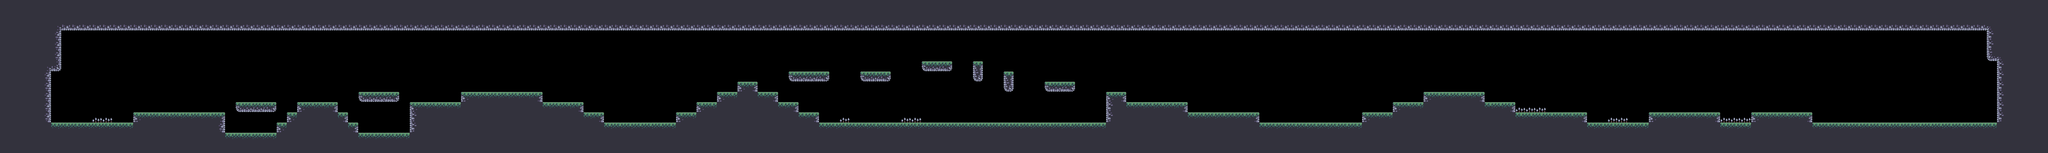

The image is a tile-based game level rendered from a .tmx file. Its description and source (layers, tilesets, objects; grid data summarised) follow:
An orthogonal 200x15 tile map with 32x32 px tiles, 2 tile layers (Terrain, obstacles), 2 tilesets and 39 objects (20x coin, 9x enemy, 6x spikes, 3x health, Spawn).

<map version="1.10" tiledversion="1.11.0" orientation="orthogonal" renderorder="right-down" width="200" height="15" tilewidth="32" tileheight="32" infinite="0" nextlayerid="5" nextobjectid="60">
 <editorsettings>
  <export target="../assets/game.json" format="json" />
 </editorsettings>
 <tileset firstgid="1" name="Terrain" tilewidth="32" tileheight="32" tilecount="85" columns="17">
  <image source="../assets/Terrain (32x32).png" width="544" height="160" />
  <tile id="0">
   <properties>
    <property name="collides" type="bool" value="true" />
   </properties>
  </tile>
  <tile id="1">
   <properties>
    <property name="collides" type="bool" value="true" />
   </properties>
  </tile>
  <tile id="2">
   <properties>
    <property name="collides" type="bool" value="true" />
   </properties>
  </tile>
  <tile id="3">
   <properties>
    <property name="collides" type="bool" value="true" />
   </properties>
  </tile>
  <tile id="4">
   <properties>
    <property name="collides" type="bool" value="true" />
   </properties>
  </tile>
  <tile id="5">
   <properties>
    <property name="collides" type="bool" value="true" />
   </properties>
  </tile>
  <tile id="6">
   <properties>
    <property name="collides" type="bool" value="true" />
   </properties>
  </tile>
  <tile id="7">
   <properties>
    <property name="collides" type="bool" value="true" />
   </properties>
  </tile>
  <tile id="8">
   <properties>
    <property name="collides" type="bool" value="true" />
   </properties>
  </tile>
  <tile id="9">
   <properties>
    <property name="collides" type="bool" value="true" />
   </properties>
  </tile>
  <tile id="10">
   <properties>
    <property name="collides" type="bool" value="true" />
   </properties>
  </tile>
  <tile id="11">
   <properties>
    <property name="collides" type="bool" value="true" />
   </properties>
  </tile>
  <tile id="12">
   <properties>
    <property name="collides" type="bool" value="true" />
   </properties>
  </tile>
  <tile id="13">
   <properties>
    <property name="collides" type="bool" value="true" />
   </properties>
  </tile>
  <tile id="14">
   <properties>
    <property name="collides" type="bool" value="true" />
   </properties>
  </tile>
  <tile id="15">
   <properties>
    <property name="collides" type="bool" value="true" />
   </properties>
  </tile>
  <tile id="16">
   <properties>
    <property name="collides" type="bool" value="true" />
   </properties>
  </tile>
  <tile id="17">
   <properties>
    <property name="collides" type="bool" value="true" />
   </properties>
  </tile>
  <tile id="18">
   <properties>
    <property name="collides" type="bool" value="true" />
   </properties>
  </tile>
  <tile id="19">
   <properties>
    <property name="collides" type="bool" value="true" />
   </properties>
  </tile>
  <tile id="20">
   <properties>
    <property name="collides" type="bool" value="true" />
   </properties>
  </tile>
  <tile id="21">
   <properties>
    <property name="collides" type="bool" value="true" />
   </properties>
  </tile>
  <tile id="22">
   <properties>
    <property name="collides" type="bool" value="true" />
   </properties>
  </tile>
  <tile id="23">
   <properties>
    <property name="collides" type="bool" value="true" />
   </properties>
  </tile>
  <tile id="24">
   <properties>
    <property name="collides" type="bool" value="true" />
   </properties>
  </tile>
  <tile id="25">
   <properties>
    <property name="collides" type="bool" value="true" />
   </properties>
  </tile>
  <tile id="26">
   <properties>
    <property name="collides" type="bool" value="true" />
   </properties>
  </tile>
  <tile id="27">
   <properties>
    <property name="collides" type="bool" value="true" />
   </properties>
  </tile>
  <tile id="28">
   <properties>
    <property name="collides" type="bool" value="true" />
   </properties>
  </tile>
  <tile id="29">
   <properties>
    <property name="collides" type="bool" value="true" />
   </properties>
  </tile>
  <tile id="30">
   <properties>
    <property name="collides" type="bool" value="true" />
   </properties>
  </tile>
  <tile id="31">
   <properties>
    <property name="collides" type="bool" value="true" />
   </properties>
  </tile>
  <tile id="32">
   <properties>
    <property name="collides" type="bool" value="true" />
   </properties>
  </tile>
  <tile id="33">
   <properties>
    <property name="collides" type="bool" value="true" />
   </properties>
  </tile>
  <tile id="34">
   <properties>
    <property name="collides" type="bool" value="true" />
   </properties>
  </tile>
  <tile id="35">
   <properties>
    <property name="collides" type="bool" value="true" />
   </properties>
  </tile>
  <tile id="36">
   <properties>
    <property name="collides" type="bool" value="true" />
   </properties>
  </tile>
  <tile id="37">
   <properties>
    <property name="collides" type="bool" value="true" />
   </properties>
  </tile>
  <tile id="38">
   <properties>
    <property name="collides" type="bool" value="true" />
   </properties>
  </tile>
  <tile id="39">
   <properties>
    <property name="collides" type="bool" value="true" />
   </properties>
  </tile>
  <tile id="40">
   <properties>
    <property name="collides" type="bool" value="true" />
   </properties>
  </tile>
  <tile id="41">
   <properties>
    <property name="collides" type="bool" value="true" />
   </properties>
  </tile>
  <tile id="42">
   <properties>
    <property name="collides" type="bool" value="true" />
   </properties>
  </tile>
  <tile id="43">
   <properties>
    <property name="collides" type="bool" value="true" />
   </properties>
  </tile>
  <tile id="44">
   <properties>
    <property name="collides" type="bool" value="true" />
   </properties>
  </tile>
  <tile id="45">
   <properties>
    <property name="collides" type="bool" value="true" />
   </properties>
  </tile>
  <tile id="46">
   <properties>
    <property name="collides" type="bool" value="true" />
   </properties>
  </tile>
  <tile id="47">
   <properties>
    <property name="collides" type="bool" value="true" />
   </properties>
  </tile>
  <tile id="48">
   <properties>
    <property name="collides" type="bool" value="true" />
   </properties>
  </tile>
  <tile id="49">
   <properties>
    <property name="collides" type="bool" value="true" />
   </properties>
  </tile>
  <tile id="50">
   <properties>
    <property name="collides" type="bool" value="true" />
   </properties>
  </tile>
  <tile id="51">
   <properties>
    <property name="collides" type="bool" value="true" />
   </properties>
  </tile>
  <tile id="52">
   <properties>
    <property name="collides" type="bool" value="true" />
   </properties>
  </tile>
  <tile id="53">
   <properties>
    <property name="collides" type="bool" value="true" />
   </properties>
  </tile>
  <tile id="54">
   <properties>
    <property name="collides" type="bool" value="true" />
   </properties>
  </tile>
  <tile id="55">
   <properties>
    <property name="collides" type="bool" value="true" />
   </properties>
  </tile>
  <tile id="56">
   <properties>
    <property name="collides" type="bool" value="true" />
   </properties>
  </tile>
  <tile id="57">
   <properties>
    <property name="collides" type="bool" value="true" />
   </properties>
  </tile>
  <tile id="58">
   <properties>
    <property name="collides" type="bool" value="true" />
   </properties>
  </tile>
  <tile id="59">
   <properties>
    <property name="collides" type="bool" value="true" />
   </properties>
  </tile>
  <tile id="60">
   <properties>
    <property name="collides" type="bool" value="true" />
   </properties>
  </tile>
  <tile id="61">
   <properties>
    <property name="collides" type="bool" value="true" />
   </properties>
  </tile>
  <tile id="62">
   <properties>
    <property name="collides" type="bool" value="true" />
   </properties>
  </tile>
  <tile id="63">
   <properties>
    <property name="collides" type="bool" value="true" />
   </properties>
  </tile>
  <tile id="64">
   <properties>
    <property name="collides" type="bool" value="true" />
   </properties>
  </tile>
  <tile id="65">
   <properties>
    <property name="collides" type="bool" value="true" />
   </properties>
  </tile>
  <tile id="66">
   <properties>
    <property name="collides" type="bool" value="true" />
   </properties>
  </tile>
  <tile id="67">
   <properties>
    <property name="collides" type="bool" value="true" />
   </properties>
  </tile>
  <tile id="68">
   <properties>
    <property name="collides" type="bool" value="true" />
   </properties>
  </tile>
  <tile id="69">
   <properties>
    <property name="collides" type="bool" value="true" />
   </properties>
  </tile>
  <tile id="70">
   <properties>
    <property name="collides" type="bool" value="true" />
   </properties>
  </tile>
  <tile id="71">
   <properties>
    <property name="collides" type="bool" value="true" />
   </properties>
  </tile>
  <tile id="72">
   <properties>
    <property name="collides" type="bool" value="true" />
   </properties>
  </tile>
  <tile id="73">
   <properties>
    <property name="collides" type="bool" value="true" />
   </properties>
  </tile>
  <tile id="74">
   <properties>
    <property name="collides" type="bool" value="true" />
   </properties>
  </tile>
  <tile id="75">
   <properties>
    <property name="collides" type="bool" value="true" />
   </properties>
  </tile>
  <tile id="76">
   <properties>
    <property name="collides" type="bool" value="true" />
   </properties>
  </tile>
  <tile id="77">
   <properties>
    <property name="collides" type="bool" value="true" />
   </properties>
  </tile>
  <tile id="78">
   <properties>
    <property name="collides" type="bool" value="true" />
   </properties>
  </tile>
  <tile id="79">
   <properties>
    <property name="collides" type="bool" value="true" />
   </properties>
  </tile>
  <tile id="80">
   <properties>
    <property name="collides" type="bool" value="true" />
   </properties>
  </tile>
  <tile id="81">
   <properties>
    <property name="collides" type="bool" value="true" />
   </properties>
  </tile>
  <tile id="82">
   <properties>
    <property name="collides" type="bool" value="true" />
   </properties>
  </tile>
  <tile id="83">
   <properties>
    <property name="collides" type="bool" value="true" />
   </properties>
  </tile>
  <tile id="84">
   <properties>
    <property name="collides" type="bool" value="true" />
   </properties>
  </tile>
 </tileset>
 <tileset firstgid="86" name="Spikes" tilewidth="32" tileheight="32" tilecount="1" columns="1">
  <image source="../Palm Tree Island/Sprites/Objects/Spikes/Spikes.png" width="32" height="32" />
 </tileset>
 <layer id="1" name="Terrain" width="200" height="15">
  <data>[3000 cells, 1485 non-empty, 16 distinct tile ids]</data>
 </layer>
 <layer id="3" name="obstacles" width="200" height="15">
  <data>[3000 cells, 13 non-empty, 1 distinct tile ids]</data>
 </layer>
 <objectgroup id="2" name="objects">
  <object id="4" name="Spawn" x="190.667" y="320" width="33" height="33" />
  <object id="12" name="coin" x="751.5" y="287.833" width="27" height="31" />
  <object id="15" name="spikes" x="286" y="366" width="65" height="17" />
  <object id="18" name="health" x="446.667" y="320" width="34.6667" height="30.6667" />
  <object id="21" name="enemy" x="770.667" y="384" width="28" height="32" />
  <object id="24" name="spikes" x="2816.83" y="368.833" width="65" height="17" />
  <object id="25" name="spikes" x="5024.83" y="367.5" width="65" height="17" />
  <object id="26" name="spikes" x="5372.83" y="364.833" width="99.6667" height="17" />
  <object id="27" name="spikes" x="4736.83" y="335.5" width="95.6667" height="17" />
  <object id="28" name="spikes" x="2626.17" y="367.5" width="29" height="17" />
  <object id="29" name="enemy" x="1187.33" y="380" width="28" height="32" />
  <object id="30" name="enemy" x="1982" y="350.667" width="28" height="32" />
  <object id="31" name="enemy" x="2722" y="353.333" width="28" height="32" />
  <object id="32" name="enemy" x="3000.67" y="352" width="28" height="32" />
  <object id="33" name="enemy" x="3200.67" y="350.667" width="28" height="32" />
  <object id="34" name="enemy" x="4002" y="349.333" width="28" height="32" />
  <object id="35" name="enemy" x="4163.33" y="352" width="28" height="32" />
  <object id="36" name="enemy" x="5759.33" y="352" width="28" height="32" />
  <object id="37" name="health" x="3294.67" y="220.667" width="34.6667" height="30.6667" />
  <object id="38" name="health" x="4513.33" y="256.667" width="34.6667" height="30.6667" />
  <object id="39" name="coin" x="815.833" y="287.167" width="27" height="31" />
  <object id="40" name="coin" x="1138.5" y="256.5" width="27" height="31" />
  <object id="41" name="coin" x="1203.83" y="259.167" width="27" height="31" />
  <object id="42" name="coin" x="1507.83" y="255.167" width="27" height="31" />
  <object id="43" name="coin" x="1605.17" y="256.5" width="27" height="31" />
  <object id="46" name="coin" x="2325.17" y="224.5" width="27" height="31" />
  <object id="47" name="coin" x="2513.17" y="191.167" width="27" height="31" />
  <object id="48" name="coin" x="2722.5" y="192.5" width="27" height="31" />
  <object id="49" name="coin" x="2915.83" y="160.5" width="27" height="31" />
  <object id="50" name="coin" x="3042.5" y="160.5" width="27" height="31" />
  <object id="51" name="coin" x="3137.17" y="192.5" width="27" height="31" />
  <object id="52" name="coin" x="3583.83" y="289.833" width="27" height="31" />
  <object id="53" name="coin" x="3813.17" y="323.167" width="27" height="31" />
  <object id="54" name="coin" x="4294.5" y="319.167" width="27" height="31" />
  <object id="55" name="coin" x="4095.83" y="351.167" width="27" height="31" />
  <object id="56" name="coin" x="4773.17" y="280.5" width="27" height="31" />
  <object id="57" name="coin" x="5249.17" y="320.5" width="27" height="31" />
  <object id="58" name="coin" x="5539.83" y="319.167" width="27" height="31" />
  <object id="59" name="coin" x="6079.83" y="349.833" width="27" height="31" />
 </objectgroup>
</map>
